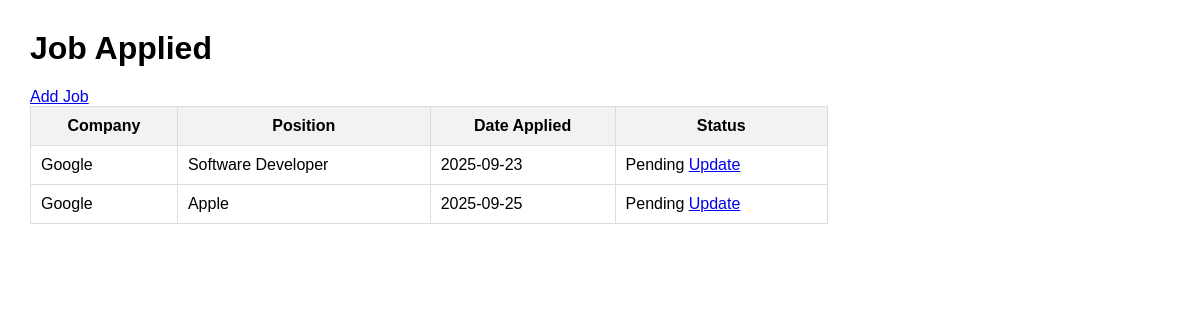
Before: / with the older database file.
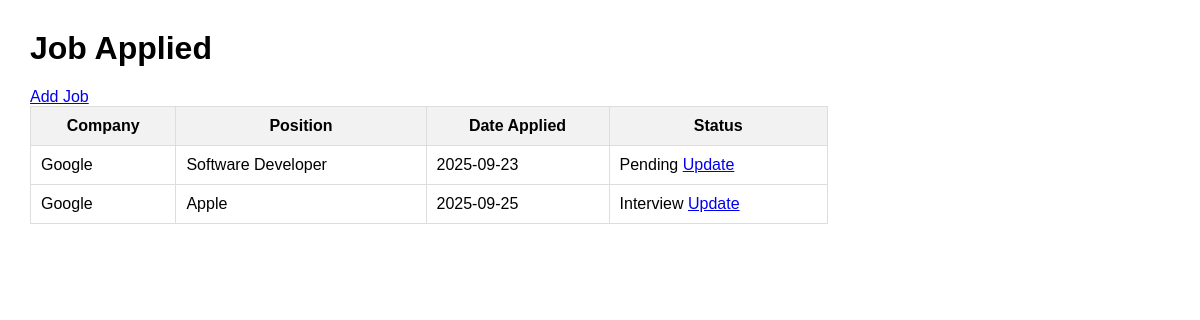
After: the same page with the newer database file.
### tables this page shows
CREATE TABLE jobs (
              id INTEGER PRIMARY KEY AUTOINCREMENT,
              company TEXT NOT NULL,
              position TEXT NOT NULL,
              date_applied TEXT NOT NULL,
              status TEXT DEFAULT 'Pending'
              );

### app.py (the view)
@app.route("/")
def index():
    conn = sqlite3.connect("jobs.db")
    c = conn.cursor()
    c.execute("SELECT * FROM jobs")
    jobs = c.fetchall()
    conn.close()
    return render_template("index.html", jobs=jobs)

### templates/index.html (shortened to what this page needs)
<!DOCTYPE html>
<html>
    <head>
        <link rel="stylesheet" href="{{ url_for('static', filename='style.css') }}">
    </head>
    <body>
        <h1>Job Applied</h1>
        <a href="/add">Add Job</a>
        <table>
            <tr>
                <th>Company</th>
                <th>Position</th>
                <th>Date Applied</th>
                <th>Status</th>
            </tr>
            {% for job in jobs%}
            <tr>
                <td>{{ job[1] }}</td>
                <td>{{ job[2] }}</td>
                <td>{{ job[3] }}</td>
                <td>{{ job[4] }} <a href="{{ url_for('update_job', job_id=job[0]) }}">Update</a></td>
            </tr>
            {% endfor %}
        </table>
    </body>
</html>

### static/style.css (style rules this page uses)
body { font-family: Arial, sans-serif; margin: 30px; }
table { width: 70%; border-collapse: collapse; }
th, td { border: 1px solid #ddd; padding: 10px; }
th { background-color: #f2f2f2; }

Changed rows visible on the page:
changed jobs "Apple": status "Pending" → "Interview"
